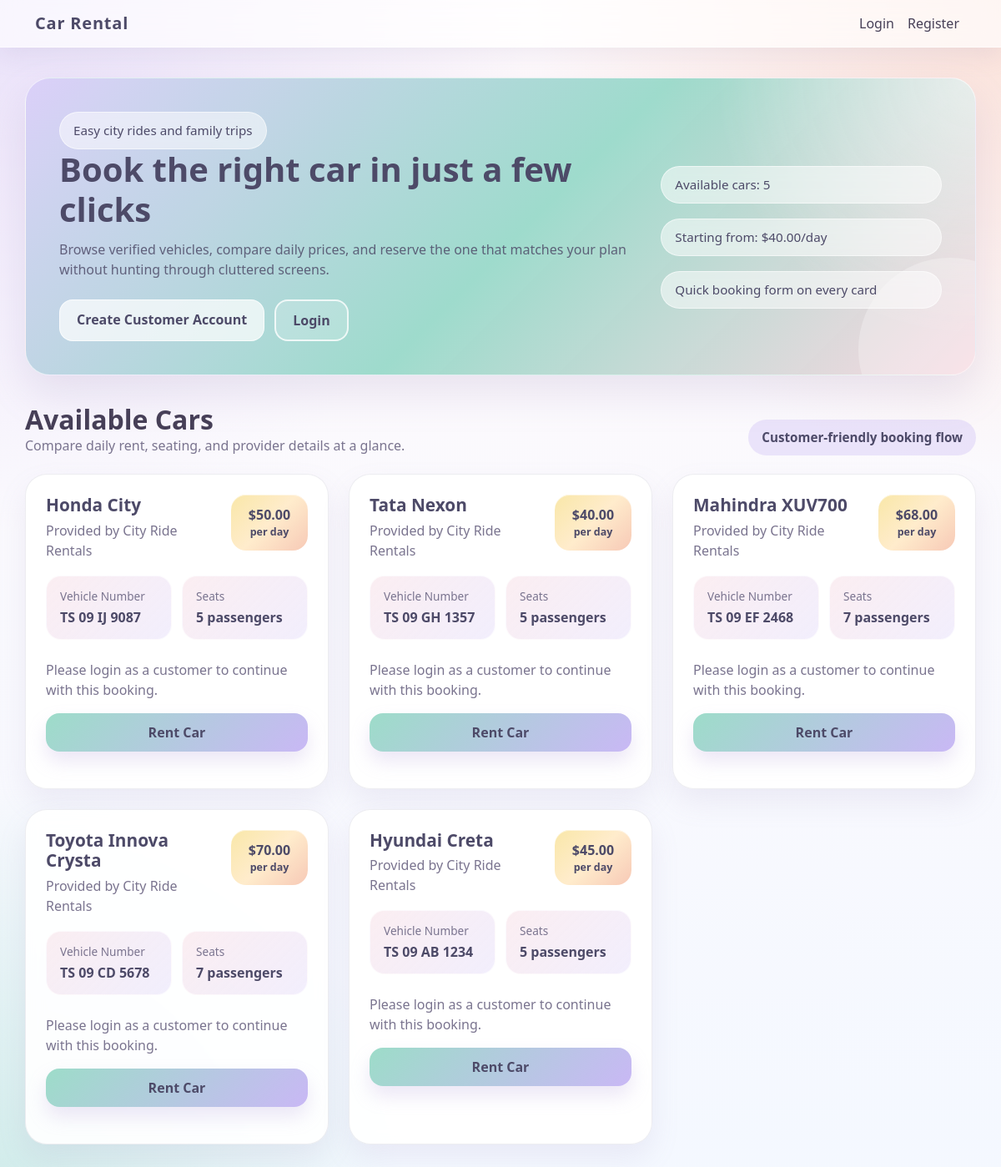
Page /pages/view_cars.php on the committed database.
### tables this page shows
CREATE TABLE cars (
    id INT AUTO_INCREMENT PRIMARY KEY,
    agency_id INT NOT NULL,
    model VARCHAR(255) NOT NULL,
    vehicle_number VARCHAR(255) UNIQUE NOT NULL,
    seating_capacity INT NOT NULL,
    rent_per_day DECIMAL(10,2) NOT NULL,
    FOREIGN KEY (agency_id) REFERENCES users(id) ON DELETE CASCADE
);

CREATE TABLE users (
    id INT AUTO_INCREMENT PRIMARY KEY,
    name VARCHAR(255) NOT NULL,
    email VARCHAR(255) UNIQUE NOT NULL,
    password VARCHAR(255) NOT NULL,
    role ENUM('customer', 'agency') NOT NULL
);

### includes/functions.php (called while the page is built, shortened)
<?php
function is_logged_in() {
    return isset($_SESSION['user_id']);
}
?>

### pages/view_cars.php (the view, shortened to what this page needs)
<?php
include '../includes/functions.php';
include '../db.php';
$stmt = $pdo->prepare("SELECT c.*, u.name as agency_name FROM cars c JOIN users u ON c.agency_id = u.id ORDER BY c.id DESC");
$stmt->execute();
$cars = $stmt->fetchAll(PDO::FETCH_ASSOC);
$car_count = count($cars);
$lowest_price = $car_count ? min(array_column($cars, 'rent_per_day')) : null;
?>
<!DOCTYPE html>
<html lang="en">
<head>
    <link href="https://cdn.jsdelivr.net/npm/bootstrap@5.3.0/dist/css/bootstrap.min.css" rel="stylesheet">
    <link rel="stylesheet" href="../css/style.css?v=20260318-1">
</head>
<body>
    <nav class="navbar navbar-expand-lg navbar-dark bg-dark">
        <div class="container">
            <a class="navbar-brand" href="view_cars.php">Car Rental</a>
            <div class="navbar-nav ms-auto">
                <?php if (is_logged_in()): ?>
                    <a class="nav-link" href="dashboard.php">Dashboard</a>
                    <a class="nav-link" href="logout.php">Logout</a>
                <?php else: ?>
                    <a class="nav-link" href="login.php">Login</a>
                    <a class="nav-link" href="register.php">Register</a>
                <?php endif; ?>
            </div>
        </div>
    </nav>
    <div class="container page-shell">
        <section class="hero-panel">
            <div class="row align-items-center g-4">
                <div class="col-lg-8">
                    <span class="stat-chip">Easy city rides and family trips</span>
                    <h1>Book the right car in just a few clicks</h1>
                    <p>Browse verified vehicles, compare daily prices, and reserve the one that matches your plan without hunting through cluttered screens.</p>
                    <div class="hero-actions">
                        <?php if (!is_logged_in()): ?>
                            <a href="register.php" class="btn btn-light">Create Customer Account</a>
                            <a href="login.php" class="btn btn-outline-light">Login</a>
                        <?php elseif (get_user_role() === 'customer'): ?>
                            <a href="my_bookings.php" class="btn btn-light">View My Bookings</a>
                            <a href="dashboard.php" class="btn btn-outline-light">Open Dashboard</a>
                        <?php else: ?>
                            <a href="dashboard.php" class="btn btn-light">Open Agency Dashboard</a>
                        <?php endif; ?>
                    </div>
                </div>
                <div class="col-lg-4">
                    <div class="hero-stat-grid">
                        <div class="stat-chip">Available cars: <?php echo $car_count; ?></div>
                        <div class="stat-chip">Starting from: <?php echo $lowest_price !== null ? '$' . number_format($lowest_price, 2) . '/day' : 'No pricing yet'; ?></div>
                        <div class="stat-chip">Quick booking form on every card</div>
                    </div>
                </div>
            </div>
        </section>
        <div class="section-heading">
            <div>
                <h2>Available Cars</h2>
                <p>Compare daily rent, seating, and provider details at a glance.</p>
            </div>
            <span class="info-chip">Customer-friendly booking flow</span>
        </div>
        <?php if (empty($cars)): ?>
            <div class="surface-card empty-state">
                <h3>No cars are listed yet</h3>
                <p class="muted-note">Once agencies add vehicles, customers will be able to browse and book them here.</p>
            </div>
        <?php else: ?>
            <div class="row g-4">
                <?php foreach ($cars as $car): ?>
                    <div class="col-lg-4 col-md-6">
                        <div class="card booking-card">
                            <div class="card-body">
                                <div class="car-card-top">
                                    <div>
                                        <h5 class="car-card-title"><?php echo $car['model']; ?></h5>
                                        <p class="car-card-subtitle">Provided by <?php echo $car['agency_name']; ?></p>
                                    </div>
                                    <div class="price-badge">
                                        $<?php echo number_format($car['rent_per_day'], 2); ?>
                                        <small>per day</small>
                                    </div>
                                </div>
                                <div class="feature-list">
                                    <div class="feature-item">
                                        <span>Vehicle Number</span>
                                        <strong><?php echo $car['vehicle_number']; ?></strong>
                                    </div>
                                    <div class="feature-item">
                                        <span>Seats</span>
                                        <strong><?php echo $car['seating_capacity']; ?> passengers</strong>
                                    </div>
                                </div>
                                <?php if (is_logged_in() && get_user_role() === 'customer'): ?>
                                    <form method="POST" action="process_booking.php">
                                        <input type="hidden" name="car_id" value="<?php echo $car['id']; ?>">
                                        <div class="form-group">
                                            <label class="form-label" for="start_date_<?php echo $car['id']; ?>">Trip Start Date</label>
                                            <input type="date" class="form-control" id="start_date_<?php echo $car['id']; ?>" name="start_date" min="<?php echo date('Y-m-d'); ?>" required>
                                        </div>
                                        <div class="form-group">
                                            <label class="form-label" for="days_<?php echo $car['id']; ?>">Rental Duration</label>
                                            <select class="form-select" id="days_<?php echo $car['id']; ?>" name="days" required>
                                                <?php for ($i = 1; $i <= 30; $i++): ?>
                                                    <option value="<?php echo $i; ?>"><?php echo $i; ?> day<?php echo $i > 1 ? 's' : ''; ?></option>
                                                <?php endfor; ?>
                                            </select>
                                        </div>
                                        <button type="submit" class="btn btn-primary w-100">Book This Car</button>
                                    </form>
                                <?php elseif (!is_logged_in()): ?>
                                    <p class="text-muted mb-3">Please login as a customer to continue with this booking.</p>
                                    <a href="login.php" class="btn btn-primary w-100">Rent Car</a>
                                <?php elseif (get_user_role() === 'agency'): ?>
                                    <p class="text-muted mb-0">Agencies can list and manage cars, but customer accounts are needed to make bookings.</p>
                                <?php endif; ?>
                            </div>
                        </div>
                    </div>
                <?php endforeach; ?>
            </div>
        <?php endif; ?>
    </div>
</body>
</html>

### rows in the picture
cars: model "Honda City", agency.name "City Ride Rentals", rent_per_day "50.00", vehicle_number "TS 09 IJ 9087", seating_capacity "5"
cars: model "Tata Nexon", agency.name "City Ride Rentals", rent_per_day "40.00", vehicle_number "TS 09 GH 1357", seating_capacity "5"
cars: model "Mahindra XUV700", agency.name "City Ride Rentals", rent_per_day "68.00", vehicle_number "TS 09 EF 2468", seating_capacity "7"
cars: model "Toyota Innova Crysta", agency.name "City Ride Rentals", rent_per_day "70.00", vehicle_number "TS 09 CD 5678", seating_capacity "7"
cars: model "Hyundai Creta", agency.name "City Ride Rentals", rent_per_day "45.00", vehicle_number "TS 09 AB 1234", seating_capacity "5"

### other values in the picture
$car_count "5"
$lowest_price "40.00"
